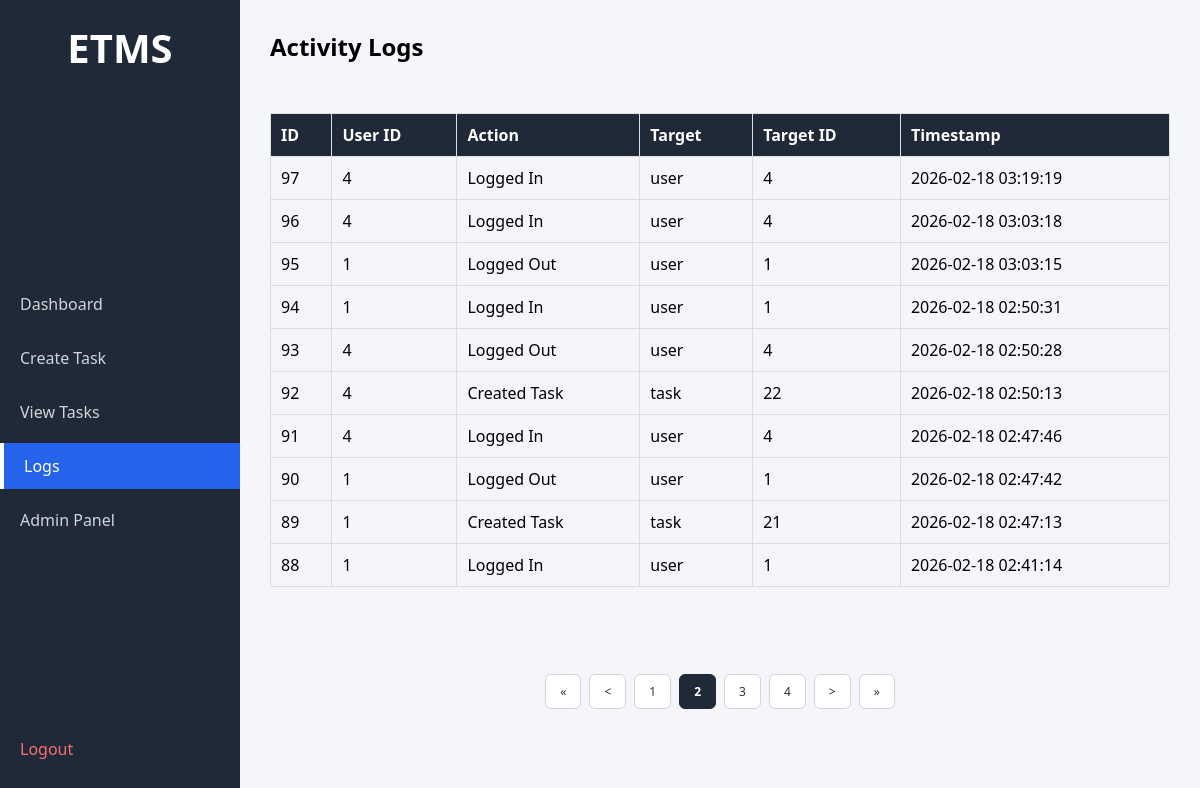
The page /logs?page=2 (signed in) on the database its author committed.
### tables this page shows
CREATE TABLE logs(
    id INTEGER PRIMARY KEY AUTOINCREMENT,
    user_id INTEGER NOT NULL,
    action TEXT NOT NULL,
    target_type TEXT,
    target_id INTEGER,
    timestamp DATETIME DEFAULT CURRENT_TIMESTAMP
);

### app.py (the view)
        def wrapper(*args, **kwargs):
            if "role" not in session:
                return redirect("/login")
            if session["role"] not in allowed_roles:
                return "<h1>Access Denied: Your role does not have permission.</h1>" \
                "<a href='/dashboard'>Back to Dashboard</a>"
            return func(*args, **kwargs)

### app.py (called while the page is built)
def role_required(allowed_roles):
    def decorator(func):
        def wrapper(*args, **kwargs):
            if "role" not in session:
                return redirect("/login")
            if session["role"] not in allowed_roles:
                return "<h1>Access Denied: Your role does not have permission.</h1>" \
                "<a href='/dashboard'>Back to Dashboard</a>"
            return func(*args, **kwargs)
        wrapper.__name__ = func.__name__
        return wrapper
    return decorator

@app.route("/logs")
@role_required(["admin"])
def view_logs():
    conn = sqlite3.connect("database.db")
    c = conn.cursor()
    page = request.args.get("page", 1, type=int)
    per_page = 10
    offset = (page - 1) * per_page
    c.execute("SELECT COUNT(*) FROM logs")
    total = c.fetchone()[0]
    c.execute("SELECT * FROM logs ORDER BY id DESC LIMIT ? OFFSET ?",
              (per_page, offset))
    logs_list = c.fetchall()
    conn.close()
    total_pages = (total + per_page - 1) // per_page
    return render_template(
        "logs.html",
        logs=logs_list,
        page=page,
        total_pages=total_pages
    )

### templates/logs.html (shortened to what this page needs)
<!DOCTYPE html>
<html lang="en">
<head>
    <link rel="stylesheet" href="/static/dashboard.css">
</head>
<body>
    <div class="layout">
        <div class="sidebar">
            <h2 class="logo">ETMS</h2>
            <ul class="nav-links">
                <li><a href="/dashboard">Dashboard</a></li>
                <li><a href="/create_task">Create Task</a></li>
                <li><a href="/tasks">View Tasks</a></li>
                <li><a href="/logs" class="active">Logs</a></li>
                <li><a href="/admin">Admin Panel</a></li>
            </ul>
            <div class="sidebar-footer">
                <a href="/logout" class="logout">Logout</a>
            </div>
        </div>
        <div class="main-content">
            <div class="topbar">
                <h1>Activity Logs</h1>
            </div>
            <div class="content">
                <table border="1">
                    <tr>
                        <th>ID</th>
                        <th>User ID</th>
                        <th>Action</th>
                        <th>Target</th>
                        <th>Target ID</th>
                        <th>Timestamp</th>
                    </tr>
                    {% for log in logs %}
                    <tr>
                        <td>{{ log[0] }}</td>
                        <td>{{ log[1] }}</td>
                        <td>{{ log[2] }}</td>
                        <td>{{ log[3] }}</td>
                        <td>{{ log[4] }}</td>
                        <td>{{ log[5] }}</td>
                    </tr>
                    {% endfor %}
                </table><br>
                <div class="pagination">
                    {% if page > 1 %}
                        <a href="?page=1" class="page-btn">&laquo;</a>
                        <a href="?page={{ page - 1 }}" class="page-btn">&lt;</a>
                    {% endif %}
                    {% for p in range(1, total_pages + 1) %}
                        {% if p == page %}
                            <span class="page-number active">{{ p }}</span>
                        {% elif p >= page - 2 and p <= page + 2 %}
                            <a href="?page={{ p }}" class="page-number">{{ p }}</a>
                        {% endif %}
                    {% endfor %}
                    {% if page < total_pages %}
                        <a href="?page={{ page + 1 }}" class="page-btn">&gt;</a>
                        <a href="?page={{ total_pages }}" class="page-btn">&raquo;</a>
                    {% endif %}
                </div>
            </div>
        </div>
    </div>
</body>
</html>

### static/dashboard.css (style rules this page uses)
* { margin: 0; padding: 0; box-sizing: border-box; font-family: "Segoe UI", sans-serif; }
body { background-color: #f4f6f9; font-size: 16px; }
.layout { display: flex; min-height: 100vh; }
.sidebar { width: 240px; background-color: #1f2937; color: white; display: flex; flex-direction: column; justify-content: space-between; position: fixed; top: 0; left: 0; bottom: 0; height: 100vh; overflow-y: auto; padding: 20px 0; }
.logo { text-align: center; margin-bottom: 30px; font-size: 40px; }
.nav-links { list-style: none; }
.nav-links li { margin: 8px 0; }
.nav-links a { display: block; padding: 12px 20px; color: #d1d5db; text-decoration: none; transition: 0.3s; }
.nav-links a.active { background-color: #2563eb; color: white; border-left: 4px solid white; }
.sidebar-footer { padding: 20px; }
.logout { color: #f87171; text-decoration: none; }
.main-content { flex: 1; padding: 30px; margin-left: 240px; height: 100vh; overflow-y: auto; }
.topbar { margin-bottom: 30px; }
.topbar h1 { font-size: 24px; margin-bottom: 5px; }
.content { display: flex; gap: 20px; flex-direction: column; }
table { width: 100%; border-collapse: collapse; margin-top: 20px; }
table th, table td { padding: 10px; text-align: left; border: 1px solid #ddd; }
table th { background-color: #1f2937; color: white; }
.pagination { margin-top: 25px; display: flex; justify-content: center; align-items: center; gap: 8px; flex-wrap: wrap; }
.page-btn, .page-number { padding: 8px 14px; border: 1px solid #d1d5db; background-color: white; color: #333; text-decoration: none; border-radius: 6px; font-size: 12px; transition: all 0.2s ease; }
.page-number.active { background-color: #1f2937; border-color: #1f2937; color: white; font-weight: bold; pointer-events: none; }

### rows shown on the page
logs: id "97", user "4", action "Logged In", target_type "user", target "4", timestamp "2026-02-18 03:19:19"
logs: id "96", user "4", action "Logged In", target_type "user", target "4", timestamp "2026-02-18 03:03:18"
logs: id "95", user "1", action "Logged Out", target_type "user", target "1", timestamp "2026-02-18 03:03:15"
logs: id "94", user "1", action "Logged In", target_type "user", target "1", timestamp "2026-02-18 02:50:31"
logs: id "93", user "4", action "Logged Out", target_type "user", target "4", timestamp "2026-02-18 02:50:28"
logs: id "92", user "4", action "Created Task", target_type "task", target "22", timestamp "2026-02-18 02:50:13"
logs: id "91", user "4", action "Logged In", target_type "user", target "4", timestamp "2026-02-18 02:47:46"
logs: id "90", user "1", action "Logged Out", target_type "user", target "1", timestamp "2026-02-18 02:47:42"
logs: id "89", user "1", action "Created Task", target_type "task", target "21", timestamp "2026-02-18 02:47:13"
logs: id "88", user "1", action "Logged In", target_type "user", target "1", timestamp "2026-02-18 02:41:14"

### other values the page prints
{{ p }} "1" "3" "4"
{{ p }} "2"
